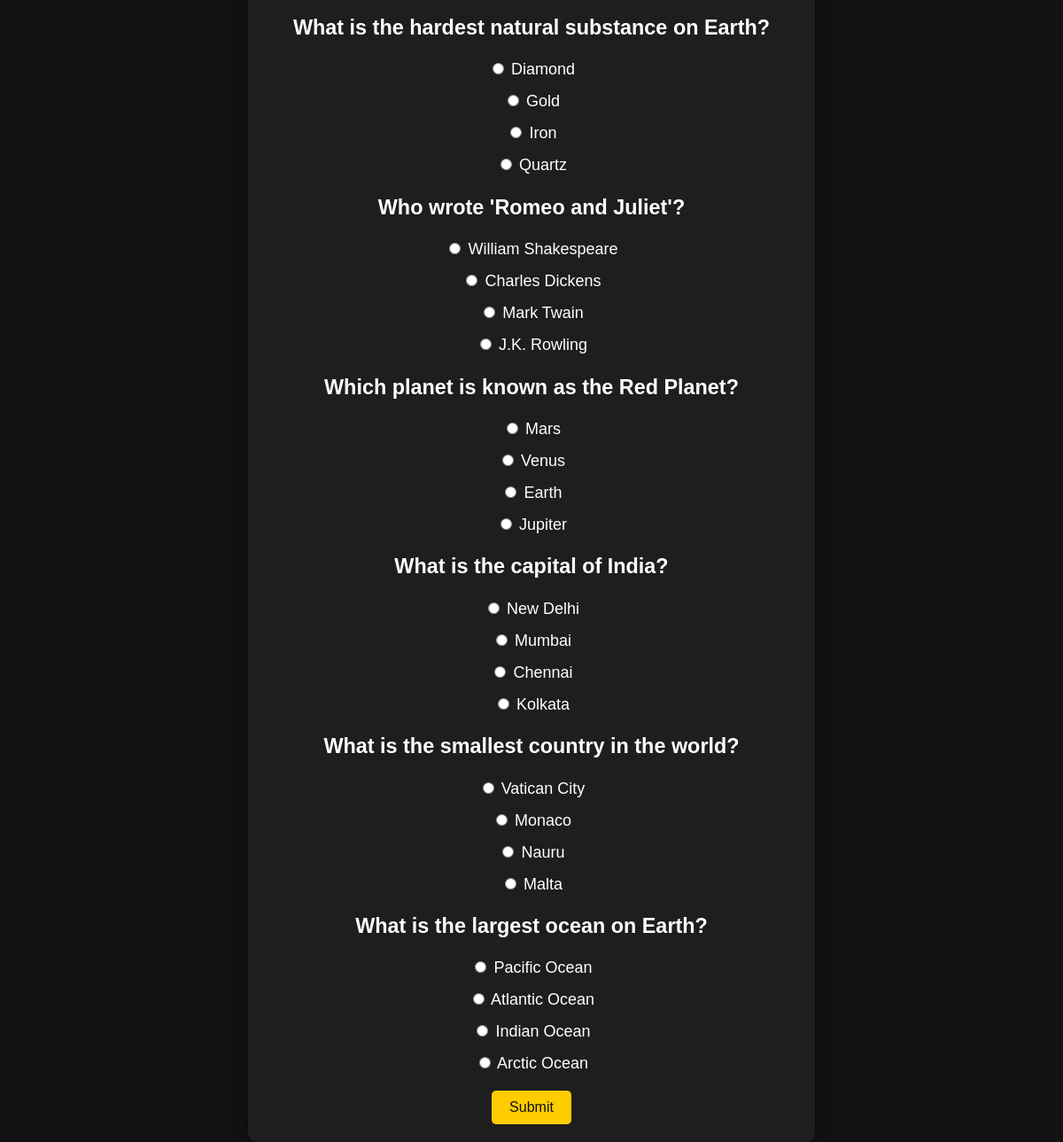
Screenshot of /start_quiz with the database file from the repository.
### tables this page shows
CREATE TABLE questions (
            id INTEGER PRIMARY KEY AUTOINCREMENT,
            question_text TEXT NOT NULL
        );

CREATE TABLE options (
            id INTEGER PRIMARY KEY AUTOINCREMENT,
            question_id INTEGER NOT NULL,
            option_text TEXT NOT NULL,
            is_correct BOOLEAN DEFAULT FALSE,
            FOREIGN KEY (question_id) REFERENCES questions(id)
        );

### app.py (the view)
@app.route('/start_quiz')
def start_quiz():
    conn = get_db_connection()
    cursor = conn.cursor()
    cursor.execute('SELECT * FROM questions ORDER BY RANDOM() LIMIT 10')
    questions = cursor.fetchall()
    questions_with_options = []
    for question in questions:
        question_dict = dict(question)  # Convert sqlite3.Row to dict
        cursor.execute('SELECT * FROM options WHERE question_id = ?', (question['id'],))
        options = cursor.fetchall()
        question_dict['options'] = options  # Add options to the question dict
        questions_with_options.append(question_dict)  # Append to the list
    conn.close()
    return render_template('quiz.html', questions=questions_with_options)

### app.py (called while the page is built)
def get_db_connection():
    conn = sqlite3.connect('instance/db.sqlite', timeout=5)
    conn.row_factory = sqlite3.Row
    return conn

### templates/quiz.html (shortened to what this page needs)
<!DOCTYPE html>
<html lang="en">
<head>
    <link rel="stylesheet" href="{{ url_for('static', filename='style.css') }}">
</head>
<body>
    <div class="container">
        <form action="/submit" method="post">
            {% for question in questions %}
                <div class="question">
                    <h3>{{ question.question_text }}</h3>
                    {% for option in question.options %}
                        <label>
                            <input type="radio" name="{{ question.id }}" value="{{ option.id }}">
                            {{ option.option_text }}
                        </label>
                    {% endfor %}
                </div>
            {% endfor %}
            <button type="submit">Submit</button>
        </form>
    </div>
</body>
</html>

### static/style.css (style rules this page uses)
body { background-color: #121212; color: #ffffff; font-family: 'Arial', sans-serif; margin: 0; padding: 0; display: flex; justify-content: center; align-items: center; height: 100vh; transition: background-color 0.5s ease; }
.container { background-color: #1e1e1e; padding: 20px; border-radius: 10px; box-shadow: 0 4px 20px rgba(0, 0, 0, 0.5); max-width: 600px; width: 100%; text-align: center; }
label { display: block; margin: 15px 0; font-size: 18px; }
button { background-color: #ffcc00; color: #121212; padding: 10px 20px; border: none; border-radius: 5px; cursor: pointer; transition: background-color 0.3s ease, transform 0.3s ease; font-size: 16px; }
.question { margin: 20px 0; font-size: 20px; animation: fadeIn 0.5s; }

### rows the page displays
questions: question_text "What is the hardest natural substance on Earth?"
options: option_text "Diamond"
options: option_text "Gold"
options: option_text "Iron"
options: option_text "Quartz"
questions: question_text "Who wrote 'Romeo and Juliet'?"
options: option_text "William Shakespeare"
options: option_text "Charles Dickens"
options: option_text "Mark Twain"
options: option_text "J.K. Rowling"
questions: question_text "Which planet is known as the Red Planet?"
options: option_text "Mars"
options: option_text "Venus"
options: option_text "Earth"
options: option_text "Jupiter"
questions: question_text "What is the capital of India?"
options: option_text "New Delhi"
options: option_text "Mumbai"
options: option_text "Chennai"
options: option_text "Kolkata"
questions: question_text "What is the smallest country in the world?"
options: option_text "Vatican City"
options: option_text "Monaco"
options: option_text "Nauru"
options: option_text "Malta"
questions: question_text "What is the largest ocean on Earth?"
options: option_text "Pacific Ocean"
options: option_text "Atlantic Ocean"
options: option_text "Indian Ocean"
options: option_text "Arctic Ocean"
